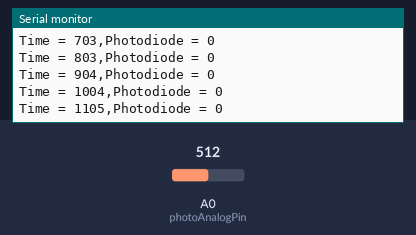
The sketch below on a simulated Arduino Uno, built with avr-gcc and run on an emulated ATmega328P. Parts: the last lines printed to the serial monitor. Inputs (shaded band) come from the test bench; at power-on: A0 (photoAnalogPin) = 512.

Above: at 1.2 s.
1.3 s: A0 (photoAnalogPin) set to 716
At 1.31 s:
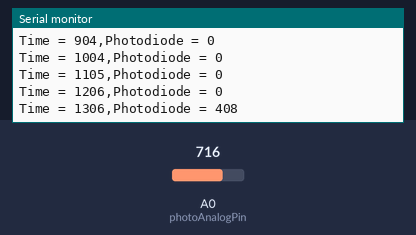
2.8 s: A0 (photoAnalogPin) set to 900
At 2.82 s:
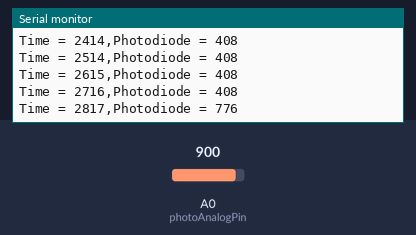
Timing chart, 0 to 5.8 s (numbered marks = the images above; inputs shaded):
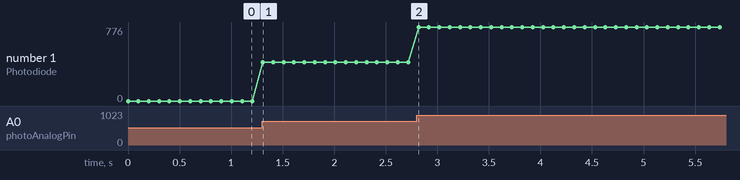

Measured:
- after the input at 1.3 s, the serial monitor: prints a new line at once (image 1)
- plotted number 1: 0 → 408 after the input at 1.3 s

The sketch:

scibut_test_sensor.ino
```cpp
// -*- Mode:c -*-
// The above incantation tells emacs to do C style syntax highlighting

/* Use a photodiode to to record visual onsets.

  Connect one end of Photodiode to 5V, the other end to Analog 0.
  Then connect one end of a 470Ohm resistor from Analog 0 to ground.

*/

/////////////////  PRESET VARIABLES
const int photoAnalogPin = 0; // FSR is connected to analog 0
int photoReading;      // the analog reading from the photodiode resistor divider
int prevphoto = 1023;
unsigned long timeStamp = 0; // timestamp for Arduino
unsigned long prevt = -1; // the previous time value to ensure sample rate of 1000Hz

///////////////// LOAD LIBRARIES  /////////////////
#include <avr/pgmspace.h>

///////////////// SETUP  /////////////////
void setup() {
  //Serial.begin(9600); // slow speed debugging
  Serial.begin(115200); // high speed
}

///////////////// LOOP  /////////////////
void loop(void) {
  getInfos(); // read info
  collectData(); // send info
}

///////////////// FUNCTIONS  /////////////////
// Send data to serial port
void collectData() {

  if (prevt == -1 | timeStamp != prevt) {
    // only send if the time has changed, that is,
    // force the data transfer to maximum of 1000Hz.
    // Using higher sample rates can result in buffer
    // overflows and missed packets(!)

    // Send data to the serial port (for degugging in Arduino serial manager)
    Serial.print("Time = ");
    Serial.print(timeStamp);
    Serial.print(",Photodiode = ");
    Serial.print(photoReading);
    Serial.print("\n");
    delay(100);

    // If new information...
    //if (prevphoto != photoReading) {
    //  // Send data to the serial port
    //  Serial.print("B"); // signal packet start (hardcoded)
    //  sendBinary(timeStamp); // send time
    //  sendBinary(photoReading); // send photodiode reading
    //  Serial.print("E"); // signal packet end (hardcoded)
    //  prevt = timeStamp; // send previous time marker
    //}
  }
}

// get FSR and photodiode reading, and timing info
void getInfos() {
  photoReading = abs(analogRead(photoAnalogPin)-512)*2; // read photodiode
  timeStamp = millis(); // get time (in milliseconds)
}

// Send data in binary to increase speed and reduce buffer overflow
void sendBinary(int value)
// Send a binary value directly (without conversion to string)
// based on http://my.safaribooksonline.com/book/hobbies/9781449399368/serial-communications/sending_binary_data_from_arduino#X2ludGVybmFsX0ZsYXNoUmVhZGVyP3htbGlkPTk3ODE0NDkzOTkzNjgvMTAy
{
  Serial.write(lowByte(value));
  Serial.write(highByte(value));
}
```
